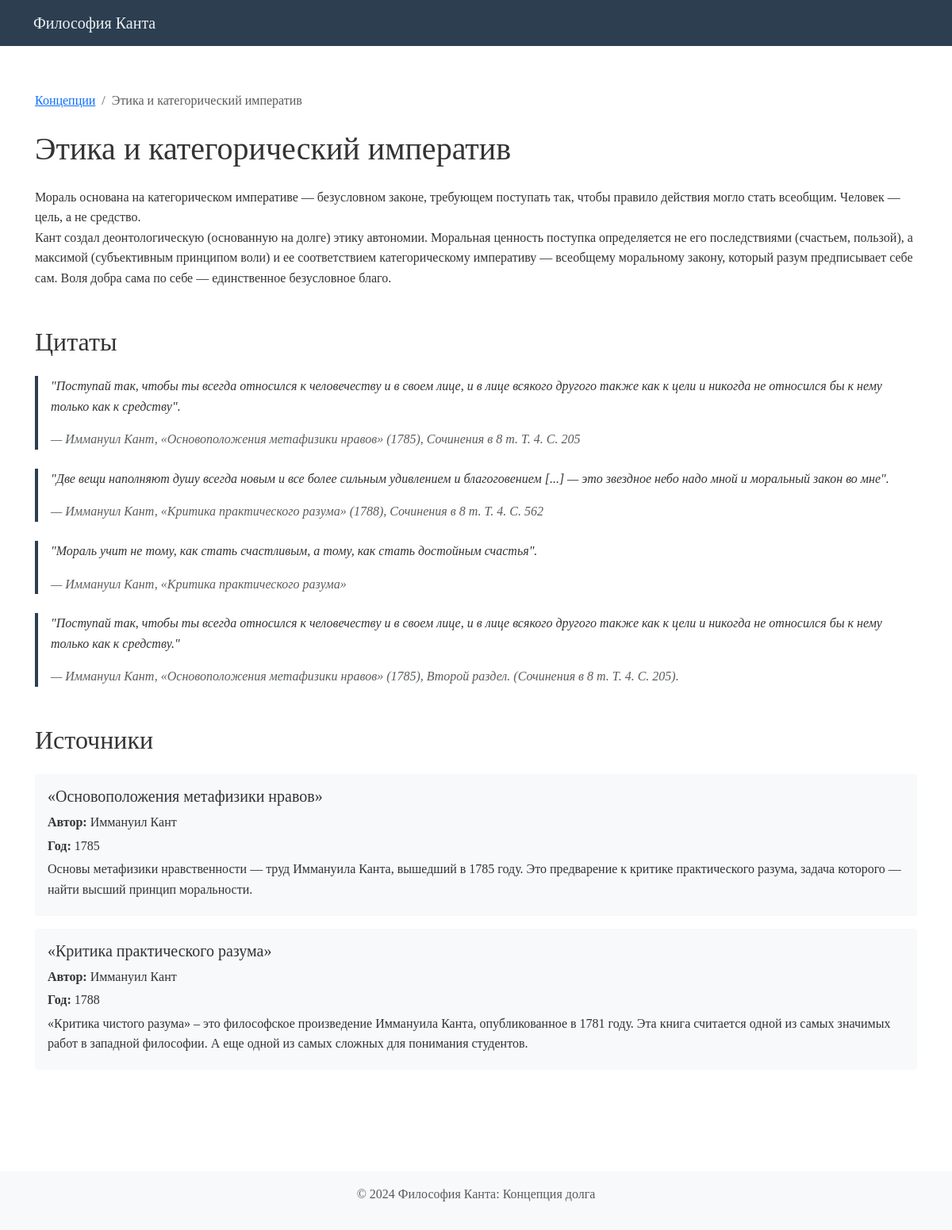
Page /concept/2/ on the committed database.
### kant_duty/models.py (models this page shows, shortened)
class Concept(models.Model):
    title = models.CharField(max_length=200, verbose_name="Название концепции")
    description = models.TextField(verbose_name="Описание")
    created_at = models.DateTimeField(auto_now_add=True)
    updated_at = models.DateTimeField(auto_now=True)
    class Meta:
        verbose_name = "Концепция"
        verbose_name_plural = "Концепции"

class Quote(models.Model):
    concept = models.ForeignKey(Concept, on_delete=models.CASCADE, related_name='quotes')
    author = models.CharField(max_length=200, verbose_name="Автор")
    text = models.TextField(verbose_name="Текст цитаты")
    source = models.CharField(max_length=200, verbose_name="Источник")
    class Meta:
        verbose_name = "Цитата"
        verbose_name_plural = "Цитаты"

class Source(models.Model):
    concept = models.ForeignKey(Concept, on_delete=models.CASCADE, related_name='sources')
    title = models.CharField(max_length=200, verbose_name="Название источника")
    author = models.CharField(max_length=200, verbose_name="Автор")
    year = models.IntegerField(verbose_name="Год публикации")
    description = models.TextField(verbose_name="Описание")
    url = models.URLField(blank=True, null=True, verbose_name="Ссылка")
    class Meta:
        verbose_name = "Источник"
        verbose_name_plural = "Источники"

### kant_duty/views.py (the view)
# urls.py: path('concept/<int:pk>/', views.ConceptDetailView.as_view(), name='concept_detail'),
class ConceptDetailView(DetailView):
    model = Concept
    template_name = 'kant_duty/concept_detail.html'
    context_object_name = 'concept'
    def get_context_data(self, **kwargs):
        context = super().get_context_data(**kwargs)
        concept = self.get_object()
        context['historical_contexts'] = concept.historical_contexts.all()
        context['quotes'] = concept.quotes.all()
        context['sources'] = concept.sources.all()
        return context

### templates/kant_duty/concept_detail.html (shortened to what this page needs)
{% extends 'base.html' %}
{% block content %}
<div class="container">
    <nav aria-label="breadcrumb" class="mb-4">
        <ol class="breadcrumb">
            <li class="breadcrumb-item"><a href="{% url 'kant_duty:concept_list' %}">Концепции</a></li>
            <li class="breadcrumb-item active">{{ concept.title }}</li>
        </ol>
    </nav>
    <h1 class="mb-4">{{ concept.title }}</h1>
    <div class="mb-5">
        {{ concept.description|linebreaks }}
    </div>
    {% if quotes %}
    <section class="mb-5">
        <h2 class="mb-4">Цитаты</h2>
        {% for quote in quotes %}
        <div class="quote mb-4">
            <p>{{ quote.text }}</p>
            <footer class="text-muted">
                — {{ quote.author }}, <cite>{{ quote.source }}</cite>
            </footer>
        </div>
        {% endfor %}
    </section>
    {% endif %}
    {% if sources %}
    <section class="mb-5">
        <h2 class="mb-4">Источники</h2>
        {% for source in sources %}
        <div class="source">
            <h5>{{ source.title }}</h5>
            <p class="mb-1"><strong>Автор:</strong> {{ source.author }}</p>
            <p class="mb-1"><strong>Год:</strong> {{ source.year }}</p>
            <p class="mb-1">{{ source.description }}</p>
        </div>
        {% endfor %}
    </section>
    {% endif %}
</div>
{% endblock %}

### templates/base.html (style rules this page uses)
body { font-family: 'Times New Roman', Times, serif; line-height: 1.6; color: #333; }
.quote { border-left: 4px solid #2c3e50; padding-left: 1rem; margin: 1rem 0; font-style: italic; }
.source { background-color: #f8f9fa; padding: 1rem; margin: 1rem 0; border-radius: 4px; }

### rows in the picture
Concept: title "Этика и категорический императив", description "Мораль основана на категорическом императиве — безусловном законе, требующем поступать так, чтобы правило действия могло стать всеобщим. Человек — цель, а не средство. Кант создал деонтологическую (основанную на долге) этику автономии. Моральная ценность поступка определяется не его последствиями (счастьем, пользой), а максимой (субъективным принципом воли) и ее соответствием категорическому императиву — всеобщему моральному закону, который разум предписывает себе сам. Воля добра сама по себе — единственное безусловное благо."
Quote: text "\"Поступай так, чтобы ты всегда относился к человечеству и в своем лице, и в лице всякого другого также как к цели и никогда не относился бы к нему только как к средству\".", author "Иммануил Кант", source "«Основоположения метафизики нравов» (1785), Сочинения в 8 т. Т. 4. С. 205"
Quote: text "\"Две вещи наполняют душу всегда новым и все более сильным удивлением и благоговением [...] — это звездное небо надо мной и моральный закон во мне\".", author "Иммануил Кант", source "«Критика практического разума» (1788), Сочинения в 8 т. Т. 4. С. 562"
Quote: text "\"Мораль учит не тому, как стать счастливым, а тому, как стать достойным счастья\".", author "Иммануил Кант", source "«Критика практического разума»"
Quote: text "\"Поступай так, чтобы ты всегда относился к человечеству и в своем лице, и в лице всякого другого также как к цели и никогда не относился бы к нему только как к средству.\"", author "Иммануил Кант", source "«Основоположения метафизики нравов» (1785), Второй раздел. (Сочинения в 8 т. Т. 4. С. 205)."
Source: title "«Основоположения метафизики нравов»", author "Иммануил Кант", year "1785", description "Основы метафизики нравственности — труд Иммануила Канта, вышедший в 1785 году. Это предварение к критике практического разума, задача которого — найти высший принцип моральности."
Source: title "«Критика практического разума»", author "Иммануил Кант", year "1788", description "«Критика чистого разума» – это философское произведение Иммануила Канта, опубликованное в 1781 году. Эта книга считается одной из самых значимых работ в западной философии. А еще одной из самых сложных для понимания студентов."
